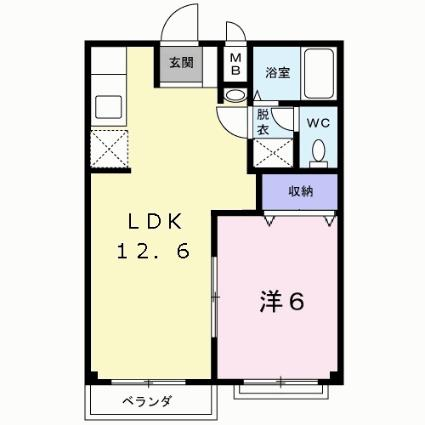
#> input picture 0001.jpg, 425 x 425 px
$ python test3.py
#> lines starting #> are read from the running program, lines starting #| are printed output that depends on the picture; after the words box and inside, x2 and y2 are one past the last pixel; in counts of white or black regions, pixels touching at a corner belong together
import json
import cv2
import numpy as np
import math

screen_width=1920
screen_height=1080
def process_blueprint(image_path):
    # Load the blueprint image
#> called with image_path = '0001.jpg'
    image = cv2.imread(image_path)
#> image is the input picture: shape (425, 425, 3); mean B, G, R 219, 227.5, 229.5
    # Check if the image was loaded successfully
    if image is None:
        raise FileNotFoundError(f"Image not found at {image_path}")

    # Convert to grayscale
    gray = cv2.cvtColor(image, cv2.COLOR_BGR2GRAY)
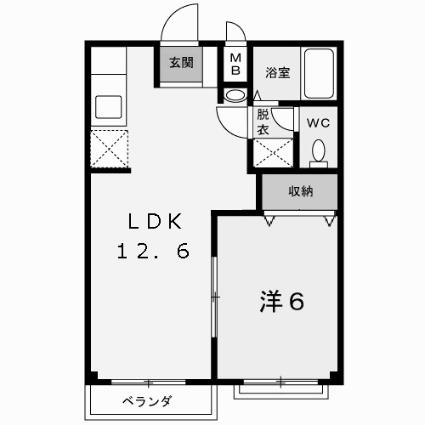
#> gray: shape (425, 425); min 0, max 255, mean 227.2

    # Apply Gaussian Blur to reduce noise and improve edge detection
    blurred = cv2.GaussianBlur(gray, (5, 5), 0)
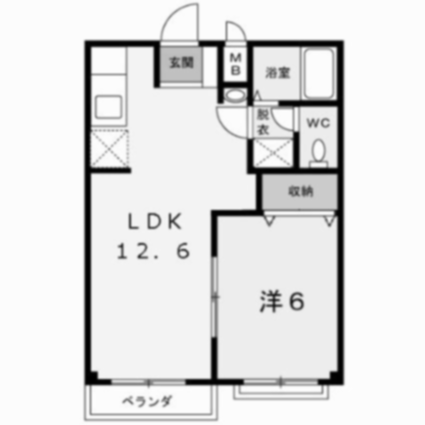
#> blurred: shape (425, 425); min 0, max 254, mean 227.2

    # Apply Canny edge detection
    edges = cv2.Canny(blurred, 50, 150)
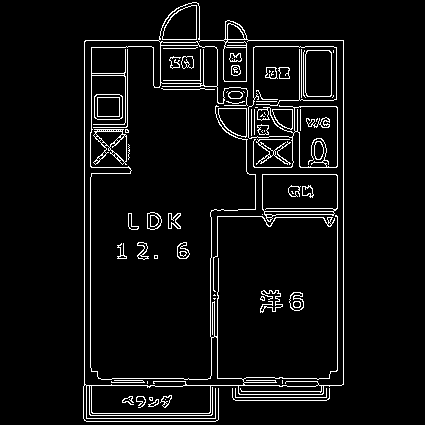
#> edges: shape (425, 425); 5.5% white in thin lines or dots, all inside (x1, y1, x2, y2) = (83, 2, 344, 422)

    # Find lines using Hough Transform
    lines = cv2.HoughLinesP(edges, 1, np.pi / 180, threshold=50, minLineLength=50, maxLineGap=10)
#> lines = 52 rows, first 6: [84, 385, 84, 41], [343, 384, 343, 40], [337, 370, 337, 107], [90, 367, 90, 132], [86, 385, 154, 385], [217, 385, 217, 292]

    # Prepare a list to hold the detected line coordinates
    line_coordinates = []

    # Check if lines were detected
    if lines is not None:
        # Filter out double lines
        for line in lines:
            x1, y1, x2, y2 = line[0]
            line_coordinates.append(((int(x1), int(y1)), (int(x2), int(y2))))
#> this loop made 52 passes
#> (x1, y1, x2, y2) on passes 1 to 12: (84, 385, 84, 41), (343, 384, 343, 40), (337, 370, 337, 107), (90, 367, 90, 132), (86, 385, 154, 385), (217, 385, 217, 292), (248, 40, 342, 40), (211, 355, 213, 421), (210, 336, 210, 258), (246, 171, 246, 35), (112, 378, 188, 378), (91, 132, 91, 40)
#> after the loop, line_coordinates = 52 items

        # Function to calculate distance between two points
        def distance(p1, p2):
            return math.sqrt((p1[0] - p2[0])**2 + (p1[1] - p2[1])**2)

        # Filter lines by merging closely spaced, parallel lines
        filtered_lines = []
        min_distance = 10  # Minimum distance between lines to be considered unique
        for i, ((x1, y1), (x2, y2)) in enumerate(line_coordinates):
            duplicate = False
            for ((fx1, fy1), (fx2, fy2)) in filtered_lines:
                # Check if the line is parallel and close to an existing line
                if abs((y2 - y1)*(fx2 - fx1) - (fy2 - fy1)*(x2 - x1)) < 1e-2:  # Parallel lines
                    if distance((x1, y1), (fx1, fy1)) < min_distance and distance((x2, y2), (fx2, fy2)) < min_distance:
                        duplicate = True
                        break
            if not duplicate:
                filtered_lines.append(((x1, y1), (x2, y2)))
                print(f"Filtered Line: Start ({x1}, {y1}), End ({x2}, {y2})")  # Print for verification
#> after the loop, filtered_lines = 43 items

        line_coordinates = filtered_lines
#> line_coordinates = 43 items

    else:
        print("No lines were detected.")

    # Save the line coordinates to a JSON file
    with open('line_coordinates.json', 'w') as f:
        json.dump(line_coordinates, f)

    return image, line_coordinates, edges  # Return the image, coordinates, and edges for visualization

# Example usage
image_path = '0001.jpg'
image, lines, edges = process_blueprint(image_path)
#> lines = 43 items

# Draw detected lines on the original image for visualization (optional)
if lines:
    for (start, end) in lines:
        cv2.line(image, start, end, (0, 255, 0), 2)  # Draw lines in green
#> this loop made 43 passes
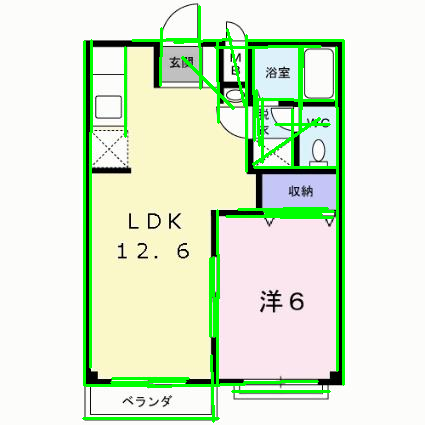
#> image: shape (425, 425, 3); 7.09% of pixels changed, all inside (x1, y1, x2, y2) = (82, 5, 345, 423)

# Show the original image with detected lines
resize_image=cv2.resize(image,(screen_width,screen_height))
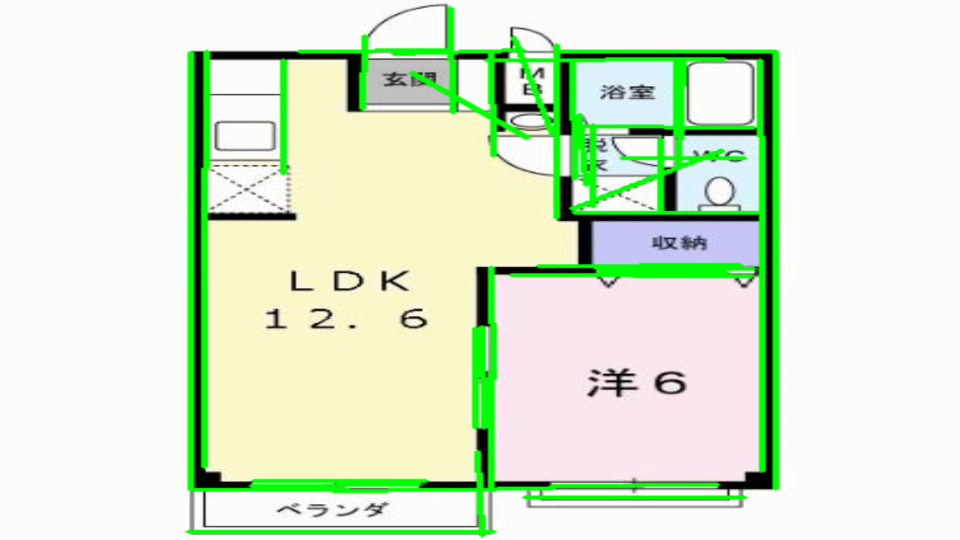
#> resize_image: shape (1080, 1920, 3) (shown at 1/2 size); mean B, G, R 208.4, 234.9, 218.9
resize_edges=cv2.resize(edges,(1900,1000))
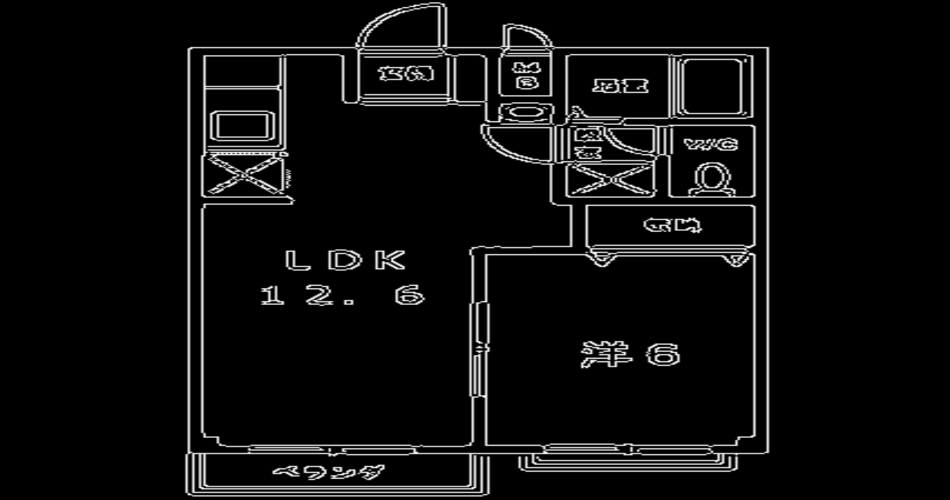
#> resize_edges: shape (1000, 1900) (shown at 1/2 size); min 0, max 255, mean 14
cv2.imshow("Blueprint with Lines", resize_image)
cv2.imshow("Edges", resize_edges)
cv2.waitKey(0)
cv2.destroyAllWindows()

$ run again, with typical.jpg copied over 0001.jpg
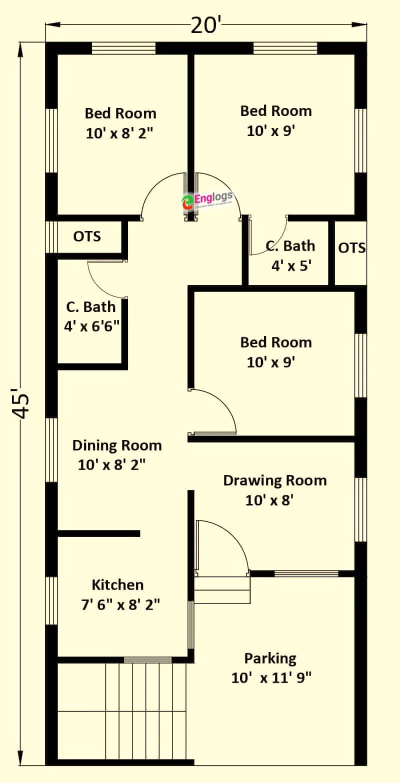
#> input picture typical.jpg, 800 x 1566 px (shown at 1/2 size)
#> in process_blueprint, image is the input picture: shape (1566, 800, 3); mean B, G, R 195, 224.1, 226.9
#> in process_blueprint, `edges = cv2.Canny(blurred, 50, 150)`:
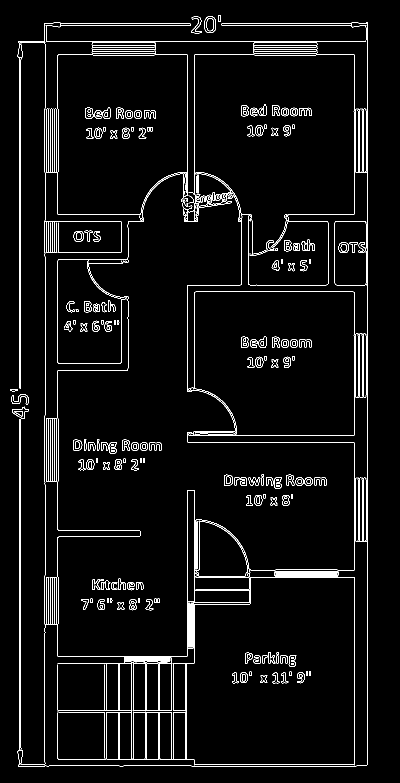
#> edges: shape (1566, 800) (shown at 1/2 size); 3.7% white in thin lines or dots, all inside (x1, y1, x2, y2) = (21, 30, 736, 1533)
#> in process_blueprint, `lines = cv2.HoughLinesP(edges, 1, np.pi / 180, threshold=50, minLineLe..`: lines = 245 rows, first 6: [734, 1529, 734, 44], [41, 1500, 41, 818], [39, 776, 39, 114], [89, 1532, 89, 1151], [708, 870, 708, 584], [388, 389, 388, 111]
#> the loop in process_blueprint, `for line in lines:` made 245 passes
#> after the loop in process_blueprint, `for line in lines:`: line_coordinates = 245 items
#> the loop in process_blueprint, `for i, ((x1, y1), (x2, y2)) in enumerate(line_coordinates):` made 245 passes
#> (printed output is left out)
#> after the loop in process_blueprint, `for i, ((x1, y1), (x2, y2)) in enumerate(line_coordinates):`: filtered_lines = 206 items
#> the loop `for (start, end) in lines:` made 206 passes
#> `resize_edges=cv2.resize(edges,(1900,1000))`:
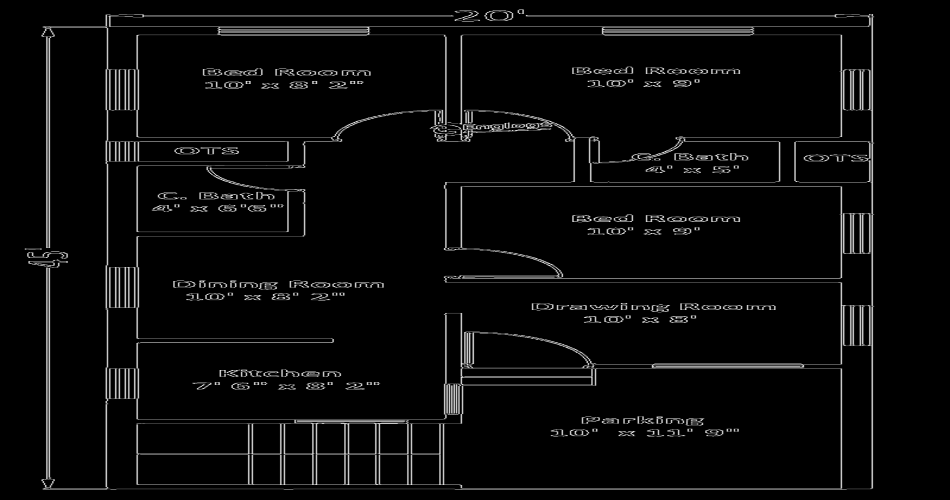
#> resize_edges: shape (1000, 1900) (shown at 1/2 size); min 0, max 255, mean 9.7

$ run again, with blue.png saved as 0001.jpg
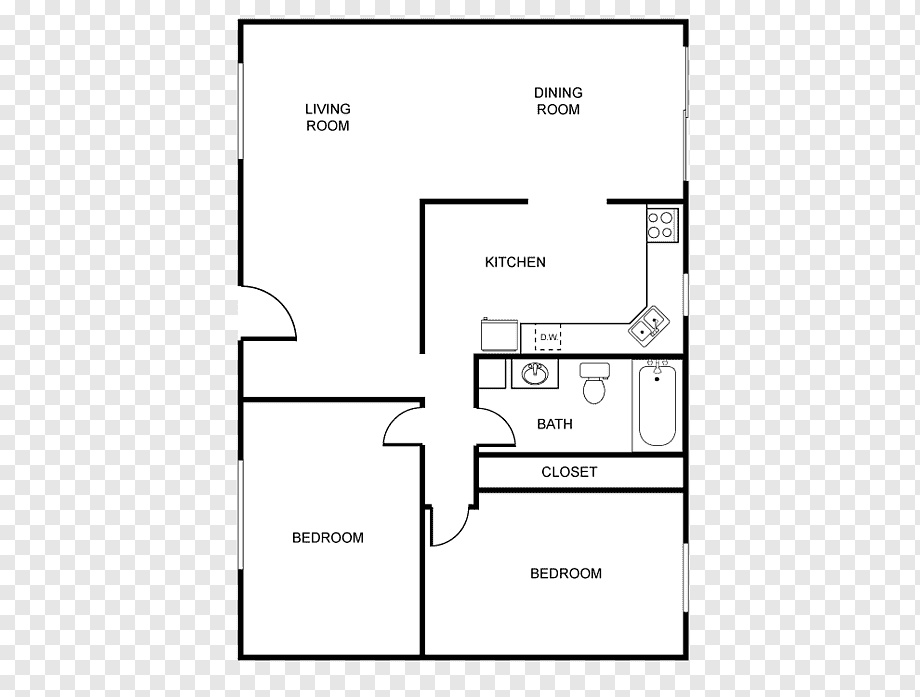
#> input picture blue.png, 920 x 697 px
#> in process_blueprint, image is the input picture: shape (697, 920, 3); min 0, max 255, mean 239
#> in process_blueprint, `edges = cv2.Canny(blurred, 50, 150)`:
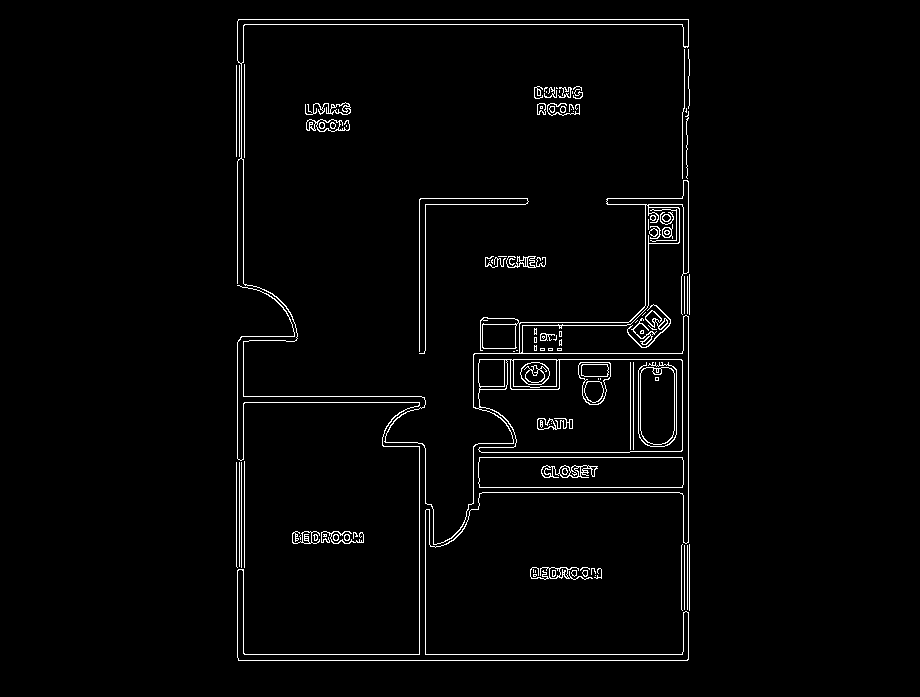
#> edges: shape (697, 920); 2.2% white in thin lines or dots, all inside (x1, y1, x2, y2) = (236, 19, 690, 661)
#> in process_blueprint, `lines = cv2.HoughLinesP(edges, 1, np.pi / 180, threshold=50, minLineLe..`: lines = 64 rows, first 6: [238, 19, 688, 19], [238, 660, 687, 660], [237, 654, 688, 654], [237, 24, 688, 24], [688, 272, 688, 181], [237, 458, 237, 342]
#> the loop in process_blueprint, `for line in lines:` made 64 passes
#> after the loop in process_blueprint, `for line in lines:`: line_coordinates = 64 items
#> the loop in process_blueprint, `for i, ((x1, y1), (x2, y2)) in enumerate(line_coordinates):` made 64 passes
#> (printed output is left out)
#> after the loop in process_blueprint, `for i, ((x1, y1), (x2, y2)) in enumerate(line_coordinates):`: filtered_lines = 46 items
#> the loop `for (start, end) in lines:` made 46 passes
#> (start, end) on passes 1 to 8: ((238, 19), (688, 19)), ((238, 660), (687, 660)), ((688, 272), (688, 181)), ((237, 458), (237, 342)), ((425, 350), (425, 198)), ((683, 273), (683, 207)), ((473, 492), (688, 492)), ((236, 566), (236, 462))
#> `resize_edges=cv2.resize(edges,(1900,1000))`:
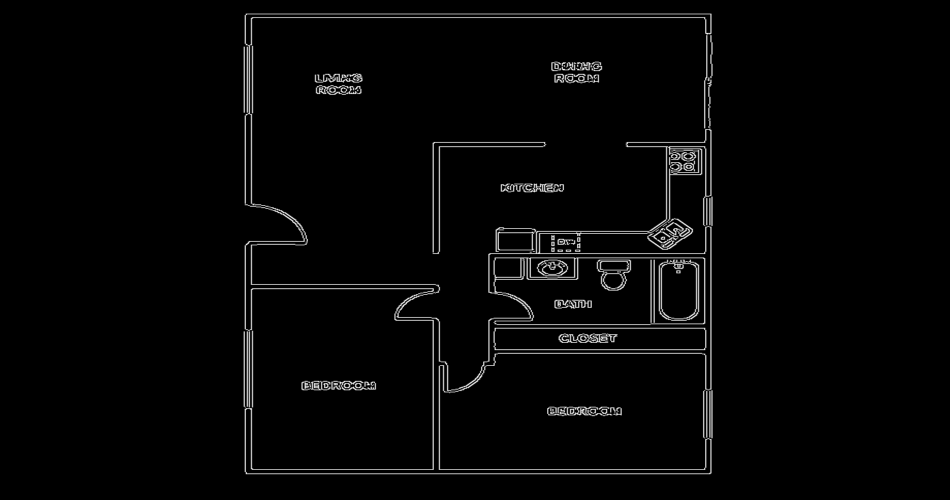
#> resize_edges: shape (1000, 1900) (shown at 1/2 size); min 0, max 255, mean 5.7
